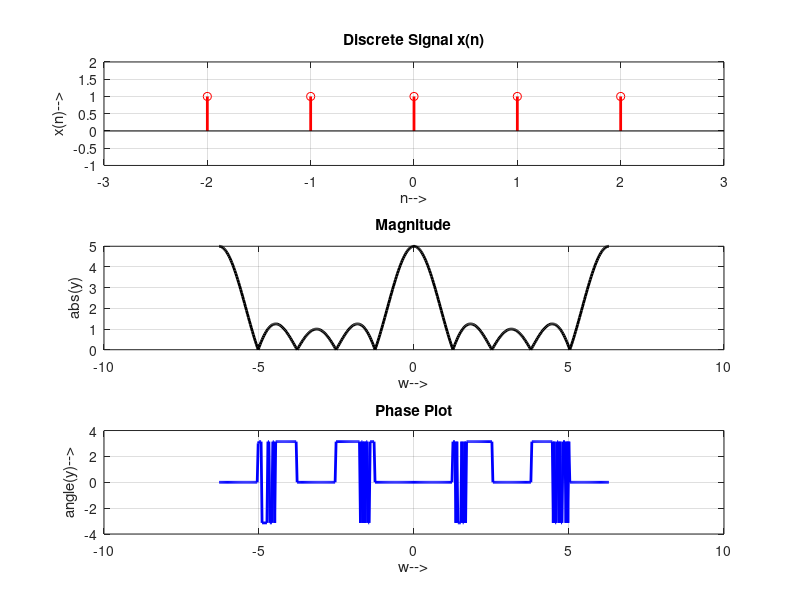

This chart was generated by the following MATLAB code:
clc;
clear;
w=-2*pi:0.01*pi:2*pi;
n=-2:2;
x=ones(1,5);

subplot(3,1,1);
stem(n,x,'r','linewidth',2);
title('Discrete Signal x(n)');
xlabel('n-->');
ylabel('x(n)-->');
grid on;
axis([-3 3 -1 2]);

y=x*exp(-1j*n'*w);

subplot(3,1,2);
plot(w,abs(y),'k','linewidth',2);
title('Magnitude');
xlabel('w-->');
ylabel('abs(y)');
grid on;

subplot(3,1,3);
plot(w,angle(y),'b','linewidth',2);
title('Phase Plot');
xlabel('w-->');
ylabel('angle(y)-->');
grid on;

